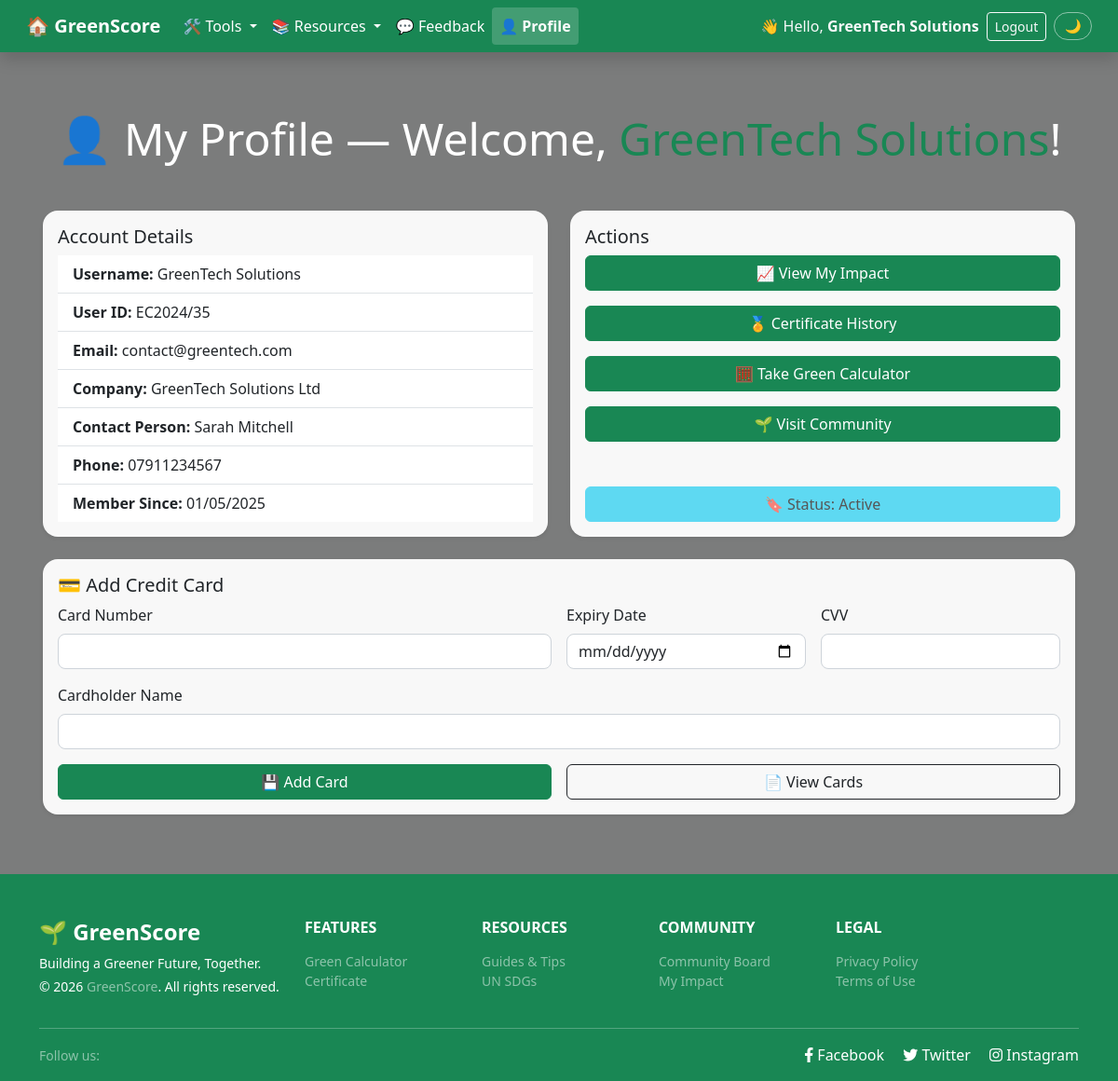
/pages/user/user_account.php (signed in), run on the app's committed database.
### tables this page shows
CREATE TABLE `new_users` (
  `id` int(10) UNSIGNED NOT NULL,
  `username` varchar(50) NOT NULL,
  `email` varchar(100) NOT NULL,
  `password` varchar(255) NOT NULL,
  `role` enum('admin','user') DEFAULT 'user',
  `created_at` timestamp NOT NULL DEFAULT current_timestamp(),
  `status` enum('active','inactive','deactivated') NOT NULL DEFAULT 'active',
  `company_name` varchar(100) DEFAULT NULL,
  `contact_person` varchar(100) DEFAULT NULL,
  `phone_number` varchar(20) DEFAULT NULL
);

### pages/user/user_account.php (the view, shortened to what this page needs)
<?php
require_once ROOT_PATH . '/includes/connect_db.php';
$b       = BASE_URL;
$user_id = (int) $_SESSION['user_id'];
$stmt = mysqli_prepare($link,
    "SELECT username, email, created_at, status, company_name, contact_person, phone_number
     FROM new_users WHERE id = ?"
);
mysqli_stmt_bind_param($stmt, 'i', $user_id);
mysqli_stmt_execute($stmt);
$result = mysqli_stmt_get_result($stmt);
$row      = mysqli_fetch_assoc($result);
$username = htmlspecialchars($row['username']);
$email    = htmlspecialchars($row['email']);
$date     = date('d/m/Y', strtotime($row['created_at']));
$status   = htmlspecialchars($row['status']);
$company  = htmlspecialchars($row['company_name']   ?? '—');
$contact  = htmlspecialchars($row['contact_person'] ?? '—');
$phone    = htmlspecialchars($row['phone_number']   ?? '—');
?>
<!DOCTYPE html>
<html lang="en">
<head>
    <?php include ROOT_PATH . '/includes/head.php'; ?>
</head>
<body class="bg-page overlay-50"
      style="background-image: url('<?= $b ?>/assets/images/forest-hero.jpg');">
<?php include ROOT_PATH . '/includes/nav.php'; ?>
<div class="container content-wrapper">
    <h1 class="text-white text-center display-5 mb-5">
        👤 My Profile — Welcome, <span class="text-success"><?= $username ?></span>!
    </h1>
    <div class="row gy-4">
        <div class="col-md-6">
            <div class="card card-bg shadow-sm h-100">
                <div class="card-body">
                    <h5 class="card-title">Account Details</h5>
                    <ul class="list-group list-group-flush">
                        <li class="list-group-item"><strong>Username:</strong> <?= $username ?></li>
                        <li class="list-group-item"><strong>User ID:</strong> EC2024/<?= $user_id ?></li>
                        <li class="list-group-item"><strong>Email:</strong> <?= $email ?></li>
                        <li class="list-group-item"><strong>Company:</strong> <?= $company ?></li>
                        <li class="list-group-item"><strong>Contact Person:</strong> <?= $contact ?></li>
                        <li class="list-group-item"><strong>Phone:</strong> <?= $phone ?></li>
                        <li class="list-group-item"><strong>Member Since:</strong> <?= $date ?></li>
                    </ul>
                </div>
            </div>
        </div>
        <div class="col-md-6">
            <div class="card card-bg shadow-sm h-100">
                <div class="card-body d-flex flex-column">
                    <h5 class="card-title">Actions</h5>
                    <a href="<?= $b ?>/pages/user/my_impact.php"
                       class="btn btn-success mb-3">📈 View My Impact</a>
                    <a href="<?= $b ?>/pages/calculator/certificate_history.php"
                       class="btn btn-success mb-3">🏅 Certificate History</a>
                    <a href="<?= $b ?>/pages/calculator/green_calculator.php"
                       class="btn btn-success mb-3">🧮 Take Green Calculator</a>
                    <a href="<?= $b ?>/pages/community/community.php"
                       class="btn btn-success mb-3">🌱 Visit Community</a>
                    <?php
                    $btnClass = 'btn-info';
                    ?>
                    <button class="btn <?= $btnClass ?> mt-auto" disabled>
                        🔖 Status: <?= ucfirst($status) ?>
                    </button>
                </div>
            </div>
        </div>
        <div class="col-12">
            <div class="card card-bg shadow-sm">
                <div class="card-body">
                    <h5 class="card-title">💳 Add Credit Card</h5>
                    <form action="<?= $b ?>/pages/user/manage_credit_card.php"
                          method="POST" class="row g-3">
                        <div class="col-md-6">
                            <label class="form-label">Card Number</label>
                            <input type="text" class="form-control" name="card_number" required>
                        </div>
                        <div class="col-md-3">
                            <label class="form-label">Expiry Date</label>
                            <input type="date" class="form-control" name="expiry_date" required>
                        </div>
                        <div class="col-md-3">
                            <label class="form-label">CVV</label>
                            <input type="text" class="form-control" name="cvv" required>
                        </div>
                        <div class="col-12">
                            <label class="form-label">Cardholder Name</label>
                            <input type="text" class="form-control" name="card_name" required>
                        </div>
                        <div class="col-md-6">
                            <button type="submit" class="btn btn-success w-100">💾 Add Card</button>
                        </div>
                        <div class="col-md-6">
                            <a href="<?= $b ?>/pages/user/view_cards.php"
                               class="btn btn-outline-dark w-100">📄 View Cards</a>
                        </div>
                    </form>
                </div>
            </div>
        </div>
    </div>
</div>
<?php include ROOT_PATH . '/includes/footer.php'; ?>
</body>
</html>

### style.css (style rules this page uses)
:root { --green-primary: #198754; --green-light: #d4edda; --green-dark: #14532d; --gray-light: #f8f9fa; --text-dark: #212529; --white: #ffffff; --card-bg: rgba(255, 255, 255, 0.95); --card-radius: 1rem; --transition: 0.2s ease; }
*, *::before, *::after { box-sizing: border-box; }
html, body { height: 100%; margin: 0; padding: 0; }
body { font-family: 'Segoe UI', Tahoma, Geneva, Verdana, sans-serif; background-color: var(--gray-light); color: var(--text-dark); display: flex; flex-direction: column; }
body.bg-page { background-size: cover; background-position: center; background-repeat: no-repeat; background-attachment: fixed; position: relative; }
body.overlay-50::before, body.overlay-60::before { content: ''; position: fixed; inset: 0; z-index: 0; pointer-events: none; }
body.overlay-50::before { background: rgba(0, 0, 0, 0.5); }
.content-wrapper { flex: 1; padding: 4rem 1rem; position: relative; z-index: 1; }
.card-bg { background: var(--card-bg); border-radius: var(--card-radius); box-shadow: 0 4px 16px rgba(0, 0, 0, 0.12); }
.card { border-radius: var(--card-radius); border: none; box-shadow: 0 4px 12px rgba(0, 0, 0, 0.1); }
.btn-success { background-color: var(--green-primary); border-color: var(--green-primary); transition: background var(--transition), border-color var(--transition), transform var(--transition); }
.form-control, .form-select { border-radius: 0.5rem; border: 1px solid #ced4da; transition: border-color var(--transition), box-shadow var(--transition); }

### data on the page
new_users: username "GreenTech Solutions", email "contact@greentech.com", company_name "GreenTech Solutions Ltd", contact_person "Sarah Mitchell", phone_number "07911234567", created_at "01/05/2025", status "Active"

### other printed values
$_SESSION['username'] "GreenTech Solutions"
$user_id "35"
